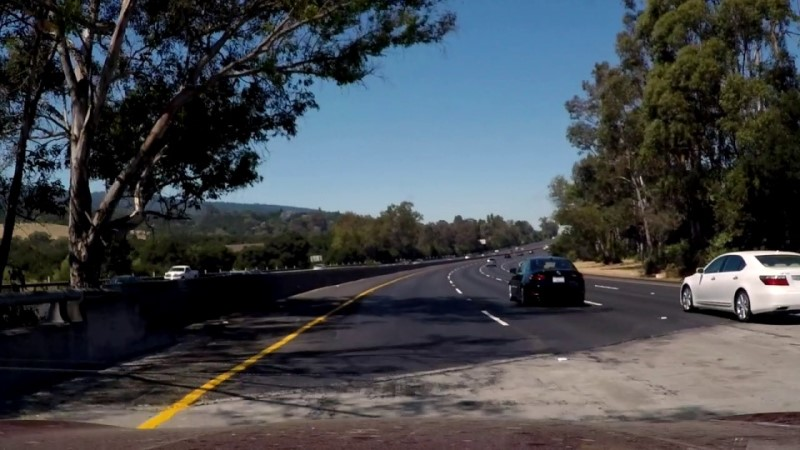
#> input picture line_detection/line_detection_final/slope_test.jpg, 800 x 450 px
$ python cv_test_1.py
#> lines starting #> are read from the running program, lines starting #| are printed output that depends on the picture; after the words box and inside, x2 and y2 are one past the last pixel; in counts of white or black regions, pixels touching at a corner belong together
#!/usr/bin/env python
import cv2
import numpy as np

def grayscale(img):
	return cv2.cvtColor(img,cv2.COLOR_RGB2GRAY)

def canny(img,low_threshold,high_threshold):
	return cv2.Canny(img,low_threshold,high_threshold)

def gaussian_blur(img,kernel_size):
	return cv2.GaussianBlur(img,(kernel_size,kernel_size),0)

def region_of_interest(img,vertices,color3=(255,255,255),color1=255):
	mask = np.zeros_like(img)

	if len(img.shape) >2:
		color = color3

	else:
		color = color1

	cv2.fillPoly(mask,vertices,color)
	ROI_image = cv2.bitwise_and(img,mask)
	return ROI_image

def draw_lines(img,lines,color=[0,0,255],thickness=2):
	for line in lines:
		for x1,y1,x2,y2 in line:
			cv2.line(img,(x1,y1),(x2,y2),color,thickness)

def hough_lines(img,rho,theta,threshold,min_line_len,max_line_gap):
	lines =cv2.HoughLinesP(img,rho,theta,threshold,np.array([]),minLineLength=min_line_len,maxLineGap=max_line_gap)
#line_img = np.zeros((img.shape[0],img.shape[1],3),dtype=np.uint8)
#draw_lines(line_img,lines)
	return lines

def weighted_img(img,initial_img,a=1,b=1.,c=0.):
	return cv2.addWeighted(initial_img,a,img,b,c)

image = cv2.imread('slope_test.jpg')
#> image is the input picture: shape (450, 800, 3); mean B, G, R 75.5, 70.7, 66.6
height,width = image.shape[:2]
#> height = 450; width = 800

gray_img = grayscale(image)
#> in grayscale, `return cv2.cvtColor(img,cv2.COLOR_RGB2GRAY)`:
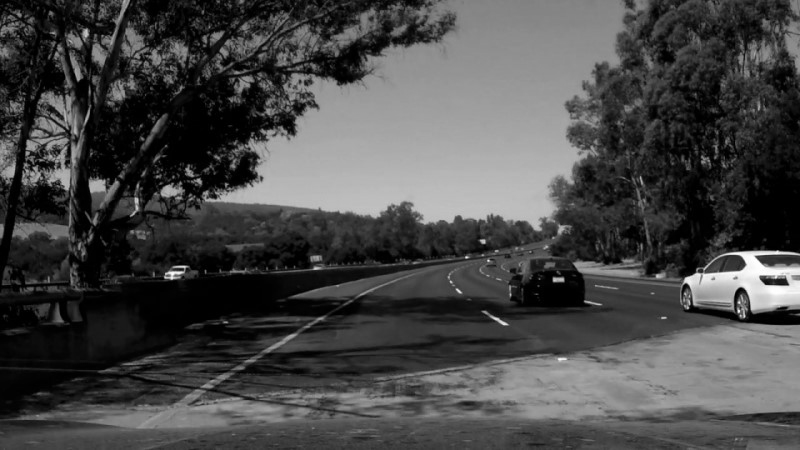
#> returned value: shape (450, 800); min 0, max 254, mean 71.7

#cv2.imshow('gray',gray_img)
blur_img = gaussian_blur(gray_img,3)

#cv2.imshow('blur',blur_img)

canny_img = canny(blur_img,70,210)
#> in canny, `return cv2.Canny(img,low_threshold,high_threshold)`:
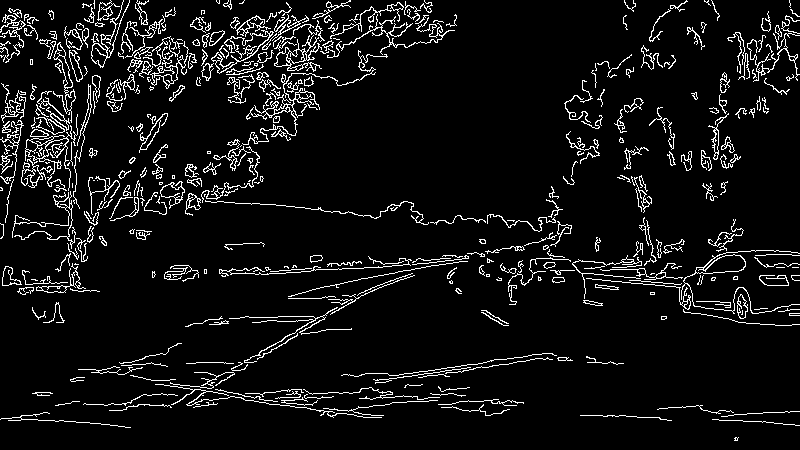
#> returned value: shape (450, 800); 7% white in thin lines or dots
#cv2.imshow('canny',canny_img)

vertices = np.array([[(50,height),(width/2-45,height/2+50),(width/2+45,height/2+60),(width-50,height)]],dtype=np.int32)

print("canny_image shape : " + str(canny_img.shape))
#| canny_image shape : (450, 800)
ROI_img = region_of_interest(canny_img,vertices)
#> in region_of_interest, `cv2.fillPoly(mask,vertices,color)`:
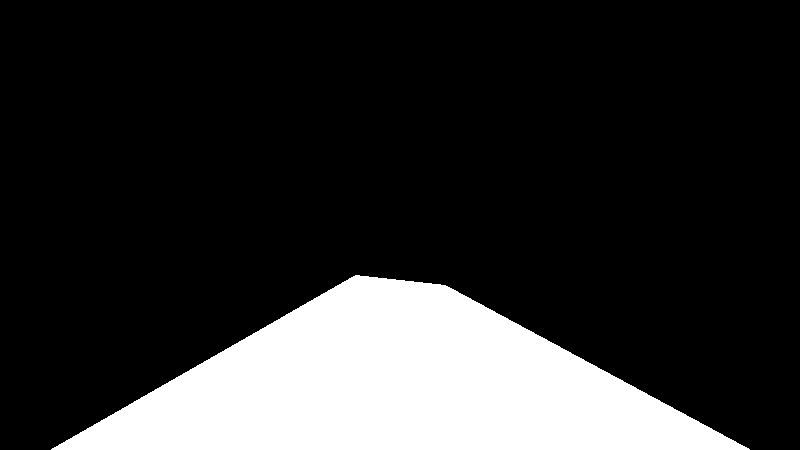
#> mask: shape (450, 800); 18.7% white; 1 white region, box (x1, y1, x2, y2) and area: (51, 275, 750, 450) 67286
#> in region_of_interest, `ROI_image = cv2.bitwise_and(img,mask)`:
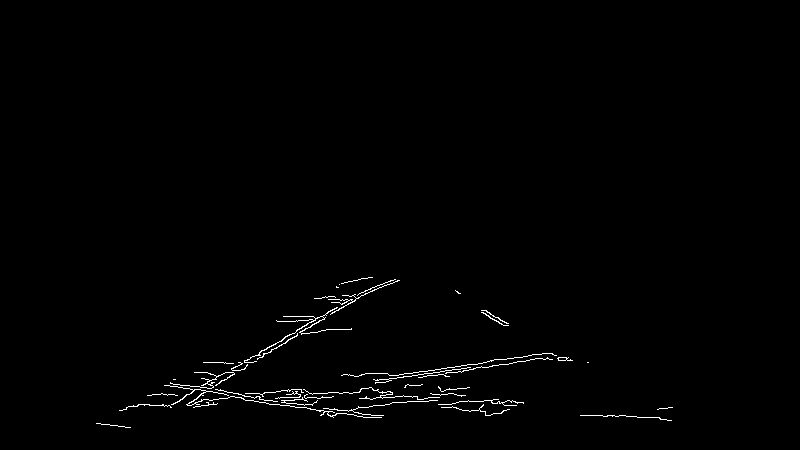
#> ROI_image: shape (450, 800); 0.85% white in thin lines or dots, all inside (x1, y1, x2, y2) = (96, 277, 673, 428)
print("roi_image shape : "+str(ROI_img.shape))
#| roi_image shape : (450, 800)
#cv2.imshow('roi',ROI_img)

line_arr = hough_lines(ROI_img,1,1*np.pi/180,30,10,20)
#> in hough_lines, `lines =cv2.HoughLinesP(img,rho,theta,threshold,np.array([]),minLineLen..`: lines = 58 rows, first 6: [392, 375, 527, 356], [128, 406, 217, 403], [389, 375, 549, 353], [189, 402, 373, 287], [164, 406, 304, 389], [228, 397, 371, 417]
#> line_arr has the same summary as lines in hough_lines
print("before squeeze : " + str(line_arr.shape))
#| before squeeze : (58, 1, 4)
line_arr = np.squeeze(line_arr)
print("after squeeze : " +str(line_arr.shape))
#| after squeeze : (58, 4)

#get slope_degree
slope_degree =(np.arctan2(line_arr[:,1]-line_arr[:,3],line_arr[:,0]-line_arr[:,2])*180)/np.pi
#> slope_degree = 58 values, max 180 at index 8, min -178.7 at index 17, mean 22.09
print("slope_degree shape : "+str(slope_degree.shape))
#| slope_degree shape : (58,)

#constraint horizontal slope degree
line_arr =line_arr[np.abs(slope_degree)<160]
#> line_arr = [[189, 402, 373, 287], [194, 389, 366, 290], [281, 341, 394, 279], [173, 403, 295, 332], [349, 303, 380, 284], [485, 310, 508, 325]]
slope_degree = slope_degree[np.abs(slope_degree)<160]
#> slope_degree = [148, 150.1, 151.2, 149.8, 148.5, -146.9]


#constraint vertical slope degree
line_arr = line_arr[np.abs(slope_degree)>95]
slope_degree = slope_degree[np.abs(slope_degree)>95]

#remove filtered lines
L_lines,R_lines = line_arr[(slope_degree>0),:],line_arr[(slope_degree<0),:]
#> L_lines = [[189, 402, 373, 287], [194, 389, 366, 290], [281, 341, 394, 279], [173, 403, 295, 332], [349, 303, 380, 284]]; R_lines = [[485, 310, 508, 325]]
temp = np.zeros((image.shape[0],image.shape[1],3),dtype=np.uint8)
L_lines,R_lines = L_lines[:,None],R_lines[:,None]

#draw lines
draw_lines(temp,L_lines)
#> the loop in draw_lines, `for line in lines:` made 5 passes
#> after the loop in draw_lines, `for line in lines:`:
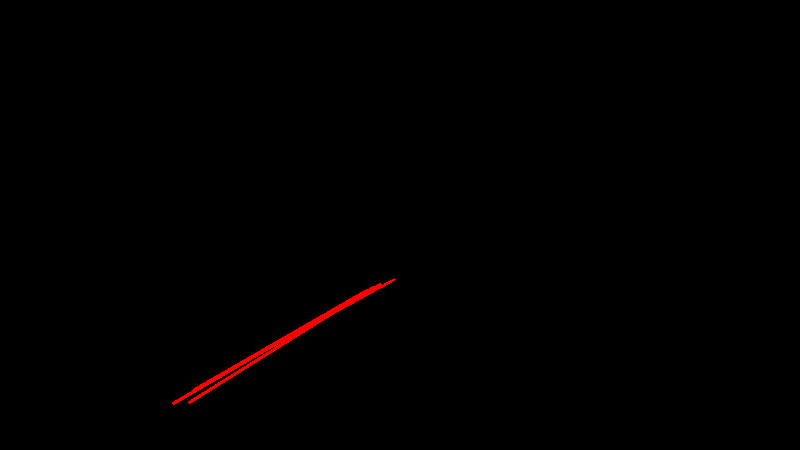
#> img: shape (450, 800, 3); mean of channels 0, 1, 2 0, 0, 1.2; drawn as B, G, R
draw_lines(temp,R_lines)
#> the loop in draw_lines (call 2), `for line in lines:` made 1 pass
#> after the loop in draw_lines (call 2), `for line in lines:`: img: shape (450, 800, 3); 0.03% of pixels changed, all inside (x1, y1, x2, y2) = (484, 309, 510, 327)

result = weighted_img(temp,image)
cv2.imshow('result',result)
cv2.waitKey(0)
